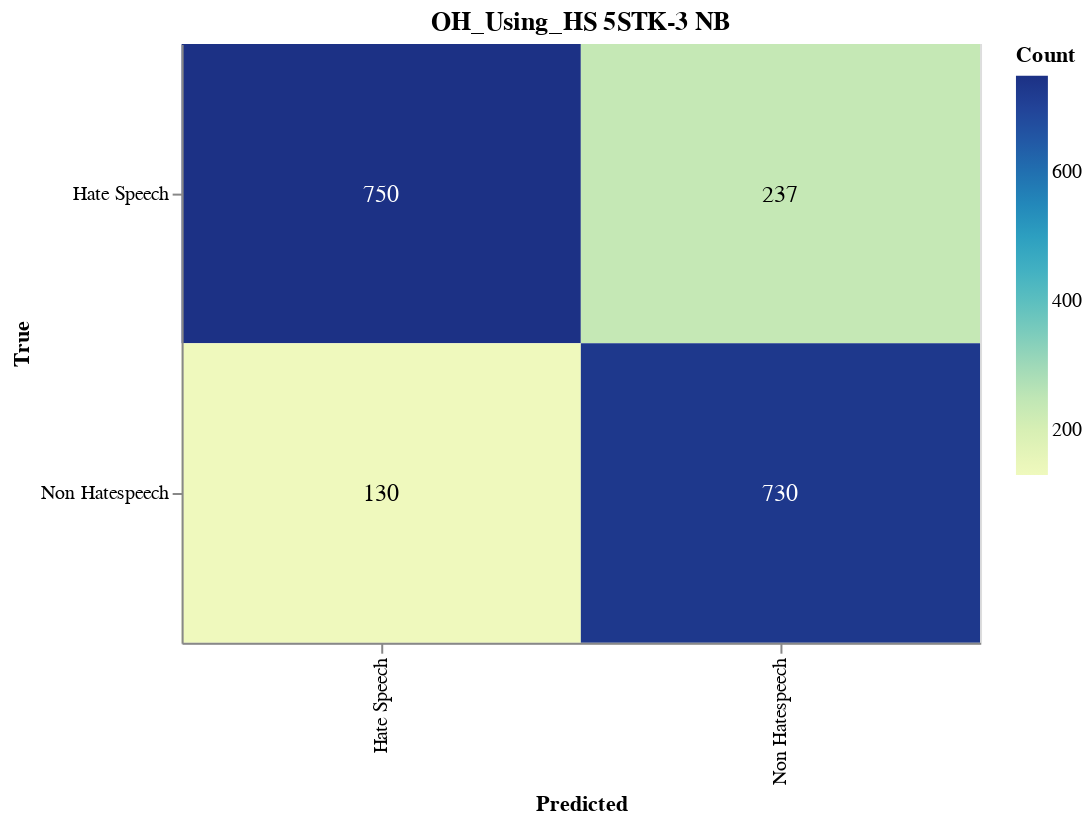

Notebook source saved alongside this figure:
### Markdown cell above
#### Save CM

### Code cell
import altair as alt
import altair_saver
import pandas as pd
from sklearn.metrics import confusion_matrix

# Calculate the confusion matrix
cm = confusion_matrix(y_val, adjusted_predictions)

# Define class names
class_names = ['Hate Speech', 'Non Hatespeech']

# Convert confusion matrix to DataFrame
cm_df = pd.DataFrame(cm, index=class_names, columns=class_names).reset_index().melt(id_vars='index')
cm_df.columns = ['True', 'Predicted', 'Count']

# Ensure the order of categories
cm_df['True'] = pd.Categorical(cm_df['True'], categories=class_names, ordered=True)
cm_df['Predicted'] = pd.Categorical(cm_df['Predicted'], categories=class_names, ordered=True)

# Create the Altair plot
heatmap = alt.Chart(cm_df).mark_rect().encode(
    x=alt.X('Predicted:O', sort=class_names),
    y=alt.Y('True:O', sort=class_names),
    color='Count:Q',
    tooltip=['True', 'Predicted', 'Count']
).properties(
    width=400,
    height=300,
    title='OH_Using_HS 5STK-3 NB'
)

# Add text labels
text = heatmap.mark_text(
    align='center',
    baseline='middle',
    fontSize=12
).encode(
    text='Count:Q',
    color=alt.condition(
        alt.datum.Count > cm.max() / 2,
        alt.value('white'),
        alt.value('black')
    )
)

# Combine heatmap and text
final_chart = heatmap + text

# Display the plot
final_chart.show()

### Figure 1 — Vega-Lite specification as saved in the notebook (floating-point values rounded to 4 significant figures)
{"config": {"view": {"continuousWidth": 300, "continuousHeight": 300}}, "layer": [{"mark": {"type": "rect"}, "encoding": {"color": {"field": "Count", "type": "quantitative"}, "tooltip": [{"field": "True", "type": "ordinal"}, {"field": "Predicted", "type": "ordinal"}, {"field": "Count", "type": "quantitative"}], "x": {"field": "Predicted", "sort": ["Hate Speech", "Non Hatespeech"], "type": "ordinal"}, "y": {"field": "True", "sort": ["Hate Speech", "Non Hatespeech"], "type": "ordinal"}}, "title": "OH_Using_HS 5STK-3 NB"}, {"mark": {"type": "text", "align": "center", "baseline": "middle", "fontSize": 12}, "encoding": {"color": {"condition": {"test": "(datum.Count > 375.0)", "value": "white"}, "value": "black"}, "text": {"field": "Count", "type": "quantitative"}, "tooltip": [{"field": "True", "type": "ordinal"}, {"field": "Predicted", "type": "ordinal"}, {"field": "Count", "type": "quantitative"}], "x": {"field": "Predicted", "sort": ["Hate Speech", "Non Hatespeech"], "type": "ordinal"}, "y": {"field": "True", "sort": ["Hate Speech", "Non Hatespeech"], "type": "ordinal"}}, "title": "OH_Using_HS 5STK-3 NB"}], "data": {"name": "data-733ef0c31fd995f8108fa85bd5deca9c"}, "height": 300, "width": 400, "$schema": "https://vega.github.io/schema/vega-lite/v5.17.0.json", "datasets": {"data-733ef0c31fd995f8108fa85bd5deca9c": [{"True": "Hate Speech", "Predicted": "Hate Speech", "Count": 750}, {"True": "Non Hatespeech", "Predicted": "Hate Speech", "Count": 130}, {"True": "Hate Speech", "Predicted": "Non Hatespeech", "Count": 237}, {"True": "Non Hatespeech", "Predicted": "Non Hatespeech", "Count": 730}]}}
